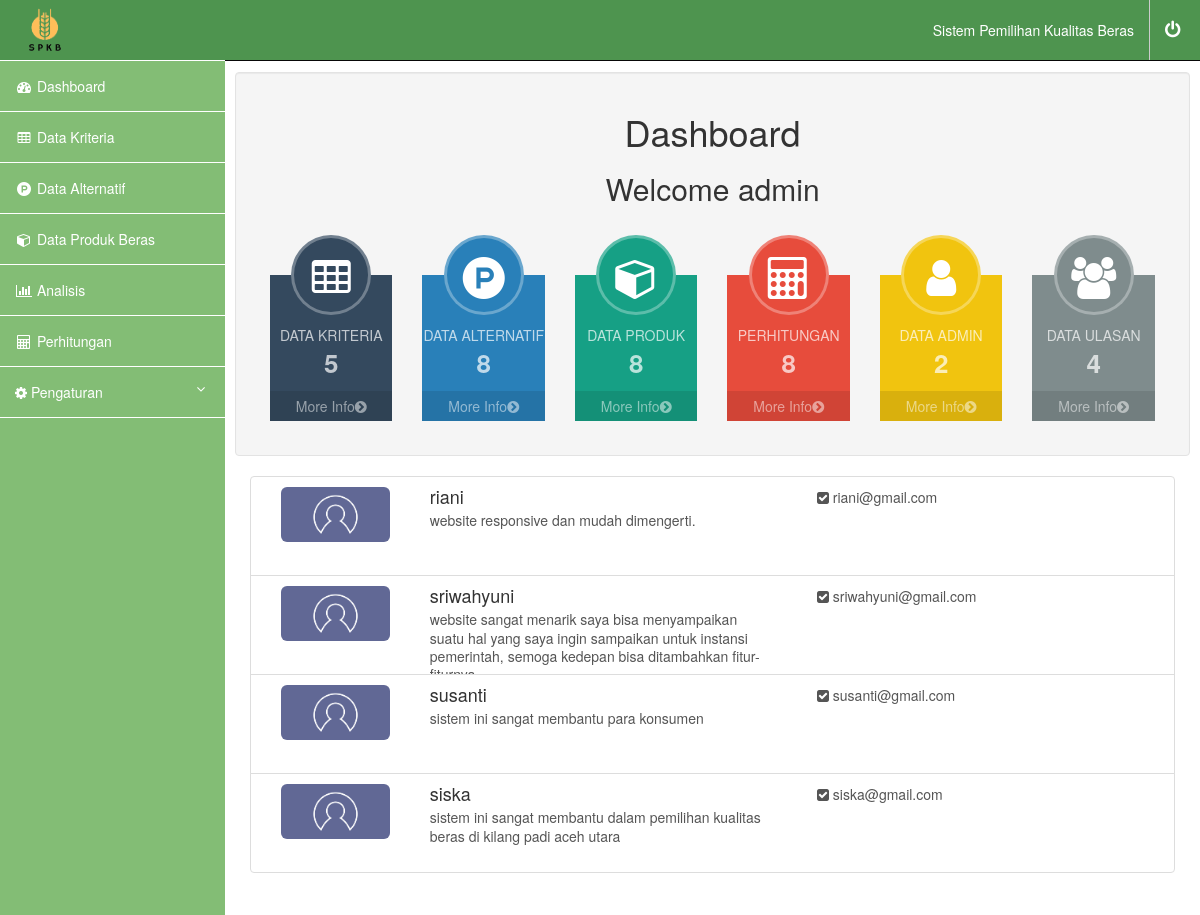
The page /indexuser.php (signed in) on the database its author committed.
### tables this page shows
CREATE TABLE `ulasan` (
  `id` int(11) NOT NULL,
  `nama` varchar(255) NOT NULL,
  `email` varchar(255) NOT NULL,
  `komen` varchar(500) NOT NULL
);

### indexuser.php (the view, shortened to what this page needs)
<?php
include("headeruser.php");
include("configdb.php");
?>
	<?php
	$data_kriteria = mysqli_query($mysqli, "SELECT * FROM kriteria");
	$data_alt = mysqli_query($mysqli, "SELECT * FROM alternatif");
	$data_produk = mysqli_query($mysqli, "SELECT * FROM produk");
	$data_admin = mysqli_query($mysqli, "SELECT * FROM user");
	$data_ulasan = mysqli_query($mysqli, "SELECT * FROM ulasan");
	$jumlah_kriteria = mysqli_num_rows($data_kriteria);
	$jumlah_alt = mysqli_num_rows($data_alt);
	$jumlah_produk = mysqli_num_rows($data_produk);
	$jumlah_admin = mysqli_num_rows($data_admin);
	$jumlah_ulasan = mysqli_num_rows($data_ulasan);
	?>.circle-tile {
<div id="page-wrapper">
	<div class="container-fluid">
		<center>
			<div class="row" id="main">
				<div class="col-sm-12 col-md-12 well" id="content">
					<h1>Dashboard</h1>
					<h2>Welcome <?php echo $_SESSION['nama']; ?></h2>
					<br>
					<div class="col-lg-2 col-sm-6">
						<div class="circle-tile ">
							<a href="#">
								<div class="circle-tile-heading dark-blue"><i class="fa fa-table fa-fw fa-3x"></i></div>
							</a>
							<div class="circle-tile-content dark-blue">
								<div class="circle-tile-description text-faded"> Data Kriteria</div>
								<div class="circle-tile-number text-faded "><?php echo $jumlah_kriteria; ?></div>
								<a class="circle-tile-footer" href="kriteria.php">More Info<i class="fa fa-chevron-circle-right"></i></a>
							</div>
						</div>
					</div>
					<div class="col-lg-2 col-sm-6">
						<div class="circle-tile ">
							<a href="#">
								<div class="circle-tile-heading blue"><i class="fa fa-product-hunt fa-fw fa-3x"></i></div>
							</a>
							<div class="circle-tile-content blue">
								<div class="circle-tile-description text-faded"> Data Alternatif</div>
								<div class="circle-tile-number text-faded "><?php echo $jumlah_alt; ?></div>
								<a class="circle-tile-footer" href="alternatif.php">More Info<i class="fa fa-chevron-circle-right"></i></a>
							</div>
						</div>
					</div>
					<div class="col-lg-2 col-sm-6">
						<div class="circle-tile ">
							<a href="#">
								<div class="circle-tile-heading green"><i class="fa fa-cube fa-fw fa-3x"></i></div>
							</a>
							<div class="circle-tile-content green">
								<div class="circle-tile-description text-faded"> Data Produk</div>
								<div class="circle-tile-number text-faded "><?php echo $jumlah_produk; ?></div>
								<a class="circle-tile-footer" href="produk.php">More Info<i class="fa fa-chevron-circle-right"></i></a>
							</div>
						</div>
					</div>
					<div class="col-lg-2 col-sm-6">
						<div class="circle-tile ">
							<a href="#">
								<div class="circle-tile-heading red"><i class="fa fa-calculator fa-fw fa-3x"></i></div>
							</a>
							<div class="circle-tile-content red">
								<div class="circle-tile-description text-faded"> Perhitungan</div>
								<div class="circle-tile-number text-faded "><?php echo $jumlah_alt; ?></div>
								<a class="circle-tile-footer" href="perhitungan.php">More Info<i class="fa fa-chevron-circle-right"></i></a>
							</div>
						</div>
					</div>
					<div class="col-lg-2 col-sm-6">
						<div class="circle-tile ">
							<a href="#">
								<div class="circle-tile-heading yellow"><i class="fa fa-user fa-fw fa-3x"></i></div>
							</a>
							<div class="circle-tile-content yellow">
								<div class="circle-tile-description text-faded"> Data Admin</div>
								<div class="circle-tile-number text-faded "><?php echo $jumlah_admin; ?></div>
								<a class="circle-tile-footer" href="datauser.php">More Info<i class="fa fa-chevron-circle-right"></i></a>
							</div>
						</div>
					</div>
					<div class="col-lg-2 col-sm-6">
						<div class="circle-tile ">
							<a href="#">
								<div class="circle-tile-heading dark-gray"><i class="fa fa-users fa-fw fa-3x"></i></div>
							</a>
							<div class="circle-tile-content dark-gray">
								<div class="circle-tile-description text-faded"> Data Ulasan</div>
								<div class="circle-tile-number text-faded "><?php echo $jumlah_ulasan; ?></div>
								<a class="circle-tile-footer" href="ulasan.php">More Info<i class="fa fa-chevron-circle-right"></i></a>
							</div>
						</div>
					</div>
				</div>
			</div>
		</center>
		<?php
		$ulasan = $mysqli->query("select * from ulasan");
		?>
		<div class="list-group">
			<?php
			while ($row = $ulasan->fetch_assoc()) {
			?>
				<a class="list-group-item">
					<div class="media col-md-2">
						<figure class="pull-left">
							<img class="media-object img-rounded img-responsive" src="img/hhh.png" width="200px" alt="placehold.it/140x100">
						</figure>
					</div>
					<div class="col-md-5">
						<h4 class="list-group-item-heading pb-3"><?php echo $row["nama"]; ?> </h4>
						<p class="list-group-item-text"> <?php echo $row["komen"]; ?></p>
					</div>
					<div class="col-md-3 pull-left">
						<div class="container col-md-12">
							<div class="row">
								<div class="col-md-12 pull-left"><i class="fa fa-check-square"></i> <?php echo $row["email"]; ?></div>
							</div>
						</div>
					</div>
				<?php
			}
				?>
				</a>
		</div>
	</div>
</div>

### headeruser.php (style rules this page uses)
#page-wrapper { width: 100%; padding: 0; background-color: #fff; }
@media (min-width:768px) { #page-wrapper { padding: 22px 10px; } }

### rows shown on the page
ulasan: nama "riani", komen "website responsive dan mudah dimengerti.", email "riani@gmail.com"
ulasan: nama "sriwahyuni", komen "website sangat menarik saya bisa menyampaikan suatu hal yang saya ingin sampaikan untuk instansi pemerintah, semoga kedepan bisa ditambahkan…", email "sriwahyuni@gmail.com"
ulasan: nama "susanti", komen "sistem ini sangat membantu para konsumen", email "susanti@gmail.com"
ulasan: nama "siska", komen "sistem ini sangat membantu dalam pemilihan kualitas beras di kilang padi aceh utara", email "siska@gmail.com"

### other values the page prints
$_SESSION['nama'] "admin"
$jumlah_kriteria "5"
$jumlah_alt "8"
$jumlah_produk "8"
$jumlah_admin "2"
$jumlah_ulasan "4"
